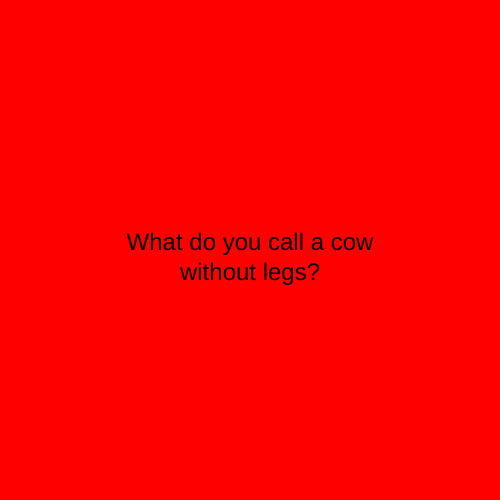
Frame 1 (no input)
Frame 60 (no input): identical to frame 1, image omitted
Frame 120 (the mouse pressed at the canvas centre since frame 60): identical to frame 1, image omitted

The p5.js sketch that drew this single still picture (run headless with seeded random() and noise() and a simulated clock; from frame 60 on, the mouse is pressed at the canvas centre):

// p5.js sketch
// ── sketch.js
let state = 0;
let timer = 0;


function setup() {
  createCanvas(500, 500);
  textAlign(CENTER);
  textSize(24);
}

function draw() {

switch(state){

case 0:
background('red');
text("What do you call a cow\nwithout legs?",width/2,height/2);
break;

case 1:
background('green');
text("Ground Beef!", width/2,height/2);
break;
}

timer++ ;
if(timer>3*60){
  state++ ;
  timer = 0;
if(state>1){
  state = 0;
}
}
}
